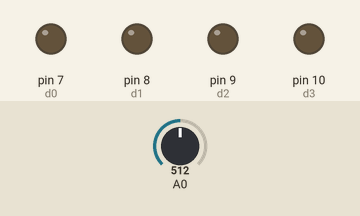
The sketch below on a simulated Arduino Uno, built with avr-gcc and run on an emulated ATmega328P. Shown: output pins drawn as LEDs (lit = HIGH). The test bench sets the inputs (shaded band); at power-on: A0 = 512. Pins used as bus, display or sensor lines are not drawn; what the sketch prints to the serial monitor is not drawn.

Above: at 0.1 s.
At 1.1 s:
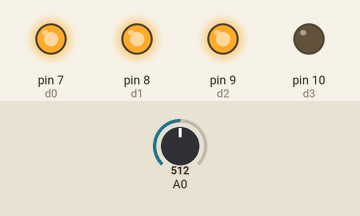
Timing chart, 0 to 2.6 s (numbered marks = the images above):
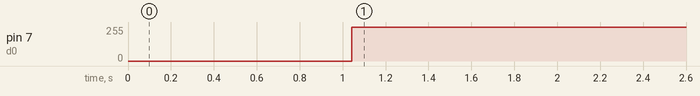

The sketch:

Mux_and_VL53L0X.ino
```cpp
//   VL53L0X and ROS  Publisher
//
//#include <ros.h>
//#include <std_msgs/UInt8.h>

#include <Wire.h>

#include <VL53L0X.h>

VL53L0X sensor;


// Uncomment this line to use long range mode. This
// increases the sensitivity of the sensor and extends its
// potential range, but increases the likelihood of getting
// an inaccurate reading because of reflections from objects
// other than the intended target. It works best in dark
// conditions.

//#define LONG_RANGE


// Uncomment ONE of these two lines to get
// - higher speed at the cost of lower accuracy OR
// - higher accuracy at the cost of lower speed

//#define HIGH_SPEED
//#define HIGH_ACCURACY
//
//ros::NodeHandle nh;
//std_msgs::UInt8 distance_msg;
//ros::Publisher distance_publisher("tof_range_finder", &distance_msg);


//   MUX 1  sensors 1-16
//Mux control pins plug into pin 2,3,4,5 on teensy
int s0 = 2;
int s1 = 3;
int s2 = 4;
int s3 = 5;
int mux1en = 6; //ENABLE PIN

//  MUX 2 sensors 17-24
int d0 = 7;
int d1 = 8;
int d2 = 9;
int d3 = 10;
int mux2en = 11;  //ENABLE PIN

// Potentiometer to trim the sensitivity of array
int potval = 0;
void setup(){
  //    Initialize MUX 1 and MUX 2

pinMode(s0, OUTPUT);
pinMode(s1, OUTPUT);
pinMode(s2, OUTPUT);
pinMode(s3, OUTPUT);
pinMode(mux1en, OUTPUT);


pinMode(d0, OUTPUT);
pinMode(d1, OUTPUT);
pinMode(d2, OUTPUT);
pinMode(d3, OUTPUT);
pinMode(mux2en, OUTPUT);


digitalWrite(s0, LOW);
digitalWrite(s1, LOW);
digitalWrite(s2, LOW);
digitalWrite(s3, LOW);
digitalWrite(mux1en, LOW); //initialize the mux 1 ON


digitalWrite(d0, LOW);
digitalWrite(d1, LOW);
digitalWrite(d2, LOW);
digitalWrite(d3, LOW);
digitalWrite(s3, LOW);
digitalWrite(mux2en, HIGH); //initialize the mux 2 OFF


Serial.begin(9600);


//  VL6180 and ROS  Publisher
// ros initialization:
//  nh.initNode();
//  nh.advertise(distance_publisher);

  // sensor initialization:
  Wire.begin(); //Start I2C library
  delay(1000); // delay .1s

//initialize MUX 1 - sensors 1-16
for(int i = 0; i < 16; i ++){
    initializeMux1(i); //assign the returned value to a number
  }

digitalWrite(mux1en, HIGH); //turn mux 1 OFF
digitalWrite(mux2en, LOW); //turn mux 2 ON


//initialize MUX 2 - sensors 17-24
for(int j = 0; j < 8; j ++){
    initializeMux2(j); //assign the returned value to a number
  }


digitalWrite(mux1en, LOW); //turn mux 1 ON
digitalWrite(mux2en, HIGH); //turn mux 2 OFF
}

int sensorArray[] = {1000,1000,600,1000,1000,1000, 1000,1000,600,1000,1000,1000, 1000,1000,600,1000,1000,1000, 1000,1000,600,1000,1000,1000}; //fake test array
//int sensorArray[] = {0,0,0,0, 0,0,0,0, 0,0,0,0, 0,0,0,0, 0,0,0,0, 0,0,0,0}; //holds 24 sensor values

int obstacledetection[] = {0, 0, 0, 0}; //initialize obstacle detection array to hold obstacle direction values (Front, Right, Rear, Left)


void loop(){
potval = analogRead(0); //read the value of trimpot
//Serial.print("analog 0 is: ");
//Serial.println(potval);
//delay(100);
//readmuxes();
parsearray(); //processes sensor data and writes to the obstacle detection array
publishvalues();

}

void readmuxes(void){
  // Read MUX 1

for(int k = 0; k < 16; k ++){
  readMux1(k);
  Serial.print("Value at channel ");
  Serial.print(k);
  Serial.print("is : ");
  Serial.println(sensorArray[k]);
 }

//Serial.print(sensorArray);

digitalWrite(mux1en, HIGH); //turn mux 1 OFF
digitalWrite(mux2en, LOW); //turn mux 2 ON

// Read MUX 2
for(int l = 0; l < 8; l ++){
  readMux2(l);
  Serial.print("Value at channel ");
  Serial.print(l + 16);
  Serial.print("is : ");
  Serial.println(sensorArray[l+16]);
 }
//Serial.print(sensorArray);

digitalWrite(mux1en, LOW); //turn mux 1 ON
digitalWrite(mux2en, HIGH); //turn mux 2 OFF
}

void publishvalues(void){
//this should publish the values over serial that are processed from parsing function as four numbers (0, 0, 0, 0)
//indexed as (Front, Left, Rear, Right) with 0 indicating no object above threshold (potval) and 1 indicating an object
//is present that is below threshold value

 // Serial.print("Incoming Obstacle Data");
  for (int i = 0; i < 4; i++){
    if (i == 0){
      Serial.print("front");
      Serial.println();
      }
    if (i == 1){
      Serial.print("left");
      Serial.println();
      }
    if (i == 2){
      Serial.print("rear");
      Serial.println();
      }
    if (i == 3){
      Serial.print("right");
      Serial.println();
      }
    Serial.print(obstacledetection[i]);
    Serial.println();
    delay(100);
  }
}

void parsearray(void){
//this should take the measurements from sensors designated as sensors 1-6 as front obstacle, sensors 7-12 are right obstacle,
//sensors 13-18 as rear obstacle and sensors 19-24 as left obstacle and compare them to threshold value from potentiometer
// if they are less than the value then change variables front, rear, left, and right respectively to 1.

   //initialize array to 0 to reassign obstacle direction values
  for(int i = 0; i < 4; i++){
    obstacledetection[i] = 0;
   }

  //for front sensors
  for (int j = 0; j < 6; j++){     //read the first six values into sensorvalue array and check if they are less than pot setting
                              // if so then set first index of obstacledetection array to 1
     if (sensorArray[j] < potval){
      obstacledetection[0] = 1;
     }
  }

    //for right sensors
  for (int k = 6; k < 12; k++){
     if (sensorArray[k] < potval){
      obstacledetection[1] = 1;
     }
  }

    //for rear sensors
  for (int l = 12; l < 18; l++){
     if (sensorArray[l] < potval){
      obstacledetection[2] = 1;
     }
  }

    //for left sensors
  for (int m = 18; m < 24; m++){
     if (sensorArray[m] < potval){
      obstacledetection[3] = 1;
     }
  }

    //print the obstacle detection array to confirm it works
//   for(int n = 0; n < 4; n++){
//    Serial.print(obstacledetection[n]);
//    Serial.print(" ");
//   }
}


void readMux1(int chan){ //points to global sensorarray
    //returns the range of the sensor specified using the channel variable as input for muxer
    int controlPin[] = {s0, s1, s2, s3};
    int muxChannel[16][4]={ {0,0,0,0}, //channel 0
    {1,0,0,0}, //channel 1
    {0,1,0,0}, //channel 2
    {1,1,0,0}, //channel 3
    {0,0,1,0}, //channel 4
    {1,0,1,0}, //channel 5
    {0,1,1,0}, //channel 6
    {1,1,1,0}, //channel 7
    {0,0,0,1}, //channel 8
    {1,0,0,1}, //channel 9
    {0,1,0,1}, //channel 10
    {1,1,0,1}, //channel 11
    {0,0,1,1}, //channel 12
    {1,0,1,1}, //channel 13
    {0,1,1,1}, //channel 14
    {1,1,1,1} //channel 15
    }; //loop through the 4 sig
    for(int i = 0; i < 4; i ++){
      digitalWrite(controlPin[i], muxChannel[chan][i]);
      }

   //Serial.print(sensor.readRangeSingleMillimeters());
   if (sensor.timeoutOccurred()) { Serial.print(" TIMEOUT"); }
   Serial.println();


    int range = sensor.readRangeSingleMillimeters(); //bind distance of sensor to range variable

    Serial.print(range);

    sensorArray[chan] = range; //write into 1st part of array

//    distance_msg.data = range; //publish as ros msg
//
////    distance_publisher.publish( &distance_msg);
//
//    nh.spinOnce();
//
}

void readMux2(int chan){
    //returns the range of the sensor specified using the channel variable as input for muxer
    int controlPin[] = {d0, d1, d2, d3};
    int muxChannel[16][4]={ {0,0,0,0}, //channel 0
    {1,0,0,0}, //channel 1
    {0,1,0,0}, //channel 2
    {1,1,0,0}, //channel 3
    {0,0,1,0}, //channel 4
    {1,0,1,0}, //channel 5
    {0,1,1,0}, //channel 6
    {1,1,1,0}, //channel 7
    {0,0,0,1}, //channel 8
    {1,0,0,1}, //channel 9
    {0,1,0,1}, //channel 10
    {1,1,0,1}, //channel 11
    {0,0,1,1}, //channel 12
    {1,0,1,1}, //channel 13
    {0,1,1,1}, //channel 14
    {1,1,1,1} //channel 15
    }; //loop through the 4 sig
    for(int i = 0; i < 4; i ++){
      digitalWrite(controlPin[i], muxChannel[chan][i]);
      }

   //Serial.print(sensor.readRangeSingleMillimeters());
   if (sensor.timeoutOccurred()) { Serial.print(" TIMEOUT"); }

   Serial.println();


   int range = sensor.readRangeSingleMillimeters(); //bind distance of sensor to range variable

   sensorArray[chan + 16] = range; //write into 2nd part of array

   Serial.print(range);


//    distance_msg.data = range; //publish as ros msg
//
////    distance_publisher.publish( &distance_msg);
//
//    nh.spinOnce();
//

}


void initializeMux1(int chan){
    // pass this function a channel and integer value to write to the I2C port
    // it will return a new value that is returned
    int controlPin[] = {s0, s1, s2, s3};
    int muxChannel[16][4]={ {0,0,0,0}, //channel 0
    {1,0,0,0}, //channel 1
    {0,1,0,0}, //channel 2
    {1,1,0,0}, //channel 3
    {0,0,1,0}, //channel 4
    {1,0,1,0}, //channel 5
    {0,1,1,0}, //channel 6
    {1,1,1,0}, //channel 7
    {0,0,0,1}, //channel 8
    {1,0,0,1}, //channel 9
    {0,1,0,1}, //channel 10
    {1,1,0,1}, //channel 11
    {0,0,1,1}, //channel 12
    {1,0,1,1}, //channel 13
    {0,1,1,1}, //channel 14
    {1,1,1,1} //channel 15
    };
    //loop through the 4 sig to set the pins for mux channel
    for(int i = 0; i < 4; i ++){
      digitalWrite(controlPin[i], muxChannel[chan][i]);
      };


    sensor.init();
    sensor.setTimeout(50);

#if defined LONG_RANGE
  // lower the return signal rate limit (default is 0.25 MCPS)
  sensor.setSignalRateLimit(0.1);
  // increase laser pulse periods (defaults are 14 and 10 PCLKs)
  sensor.setVcselPulsePeriod(VL53L0X::VcselPeriodPreRange, 18);
  sensor.setVcselPulsePeriod(VL53L0X::VcselPeriodFinalRange, 14);
#endif

#if defined HIGH_SPEED
  // reduce timing budget to 20 ms (default is about 33 ms)
  sensor.setMeasurementTimingBudget(20000);
#elif defined HIGH_ACCURACY
  // increase timing budget to 200 ms
  sensor.setMeasurementTimingBudget(200000);
#endif
  // Start continuous back-to-back mode (take readings as
  // fast as possible).  To use continuous timed mode
  // instead, provide a desired inter-measurement period in
  // ms (e.g. sensor.startContinuous(100)).

  sensor.startContinuous(); //continuous mode

}

void initializeMux2(int chan){
    // pass this function a channel and integer value to write to the I2C port
    // it will return a new value that is returned
    int controlPin[] = {d0, d1, d2, d3};
    int muxChannel[16][4]={ {0,0,0,0}, //channel 0
    {1,0,0,0}, //channel 1
    {0,1,0,0}, //channel 2
    {1,1,0,0}, //channel 3
    {0,0,1,0}, //channel 4
    {1,0,1,0}, //channel 5
    {0,1,1,0}, //channel 6
    {1,1,1,0}, //channel 7
    {0,0,0,1}, //channel 8
    {1,0,0,1}, //channel 9
    {0,1,0,1}, //channel 10
    {1,1,0,1}, //channel 11
    {0,0,1,1}, //channel 12
    {1,0,1,1}, //channel 13
    {0,1,1,1}, //channel 14
    {1,1,1,1} //channel 15
    };
    //loop through the 4 sig to set the pins for mux channel
    for(int i = 0; i < 4; i ++){
      digitalWrite(controlPin[i], muxChannel[chan][i]);
      }


    sensor.init();
    sensor.setTimeout(50);

#if defined LONG_RANGE
  // lower the return signal rate limit (default is 0.25 MCPS)
  sensor.setSignalRateLimit(0.1);
  // increase laser pulse periods (defaults are 14 and 10 PCLKs)
  sensor.setVcselPulsePeriod(VL53L0X::VcselPeriodPreRange, 18);
  sensor.setVcselPulsePeriod(VL53L0X::VcselPeriodFinalRange, 14);
#endif

#if defined HIGH_SPEED
  // reduce timing budget to 20 ms (default is about 33 ms)
  sensor.setMeasurementTimingBudget(20000);
#elif defined HIGH_ACCURACY
  // increase timing budget to 200 ms
  sensor.setMeasurementTimingBudget(200000);
#endif
  // Start continuous back-to-back mode (take readings as
  // fast as possible).  To use continuous timed mode
  // instead, provide a desired inter-measurement period in
  // ms (e.g. sensor.startContinuous(100)).

  sensor.startContinuous(); //continuous mode

}
```

Measured:
- by itself, pin 7 (d0): 0/255 → 255/255 at 1.0 s
